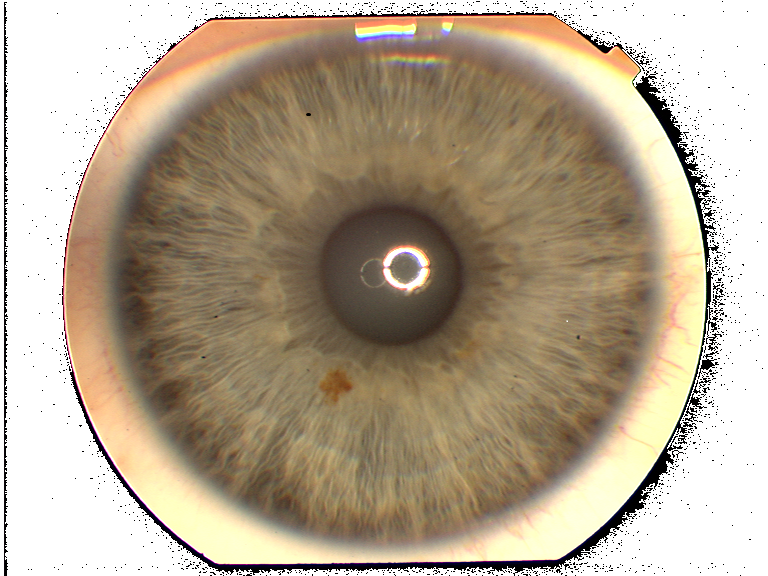
#> input picture TestAndMethods/Sharpness/test/027R_3.png, 768 x 576 px, found by its file name
$ python 'metodos novos.py'
#> lines starting #> are read from the running program, lines starting #| are printed output that depends on the picture; after the words box and inside, x2 and y2 are one past the last pixel; in counts of white or black regions, pixels touching at a corner belong together
import numpy as np
import cv2 as cv
from matplotlib import pyplot as plt
img = cv.imread('027R_3.png',0)
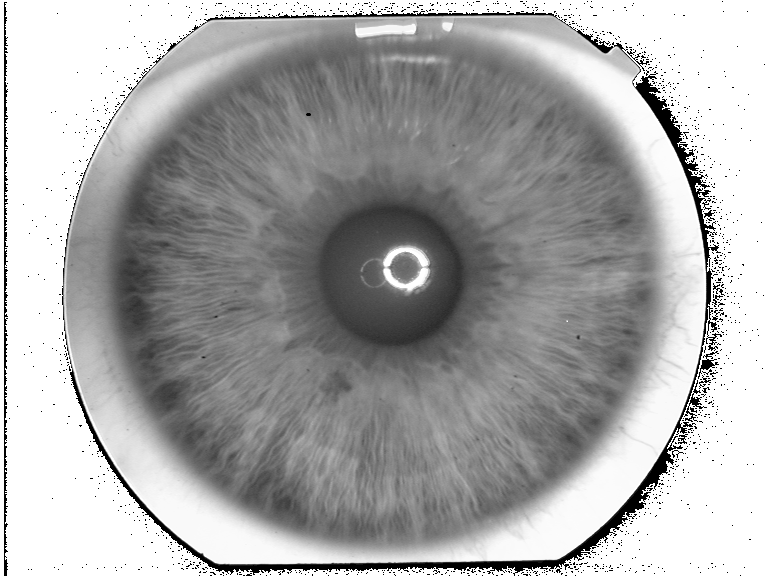
#> img: shape (576, 768); min 0, max 255, mean 168.8

sobelx = cv.Sobel(img, cv.CV_64F, 1, 0, ksize=5)
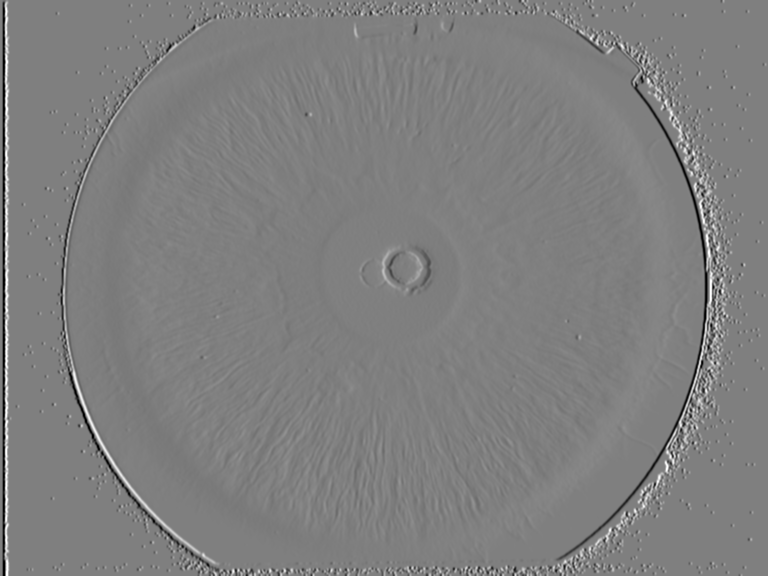
#> sobelx: shape (576, 768) float64; min -12240, max 12240, mean 0; drawn with min black and max white

sobely = cv.Sobel(img, cv.CV_64F, 0, 1, ksize=5)
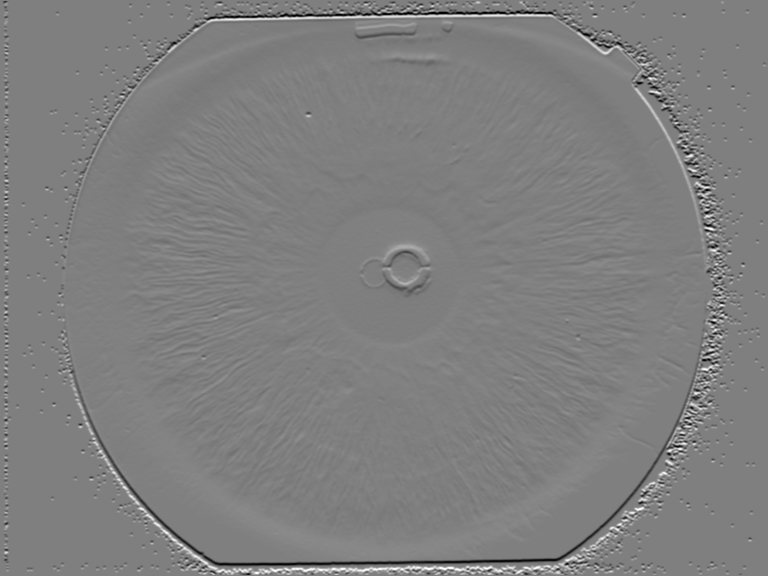
#> sobely: shape (576, 768) float64; min -12240, max 12240, mean -2.7; drawn with min black and max white

laplacian = cv.Laplacian(img, cv.CV_64F)
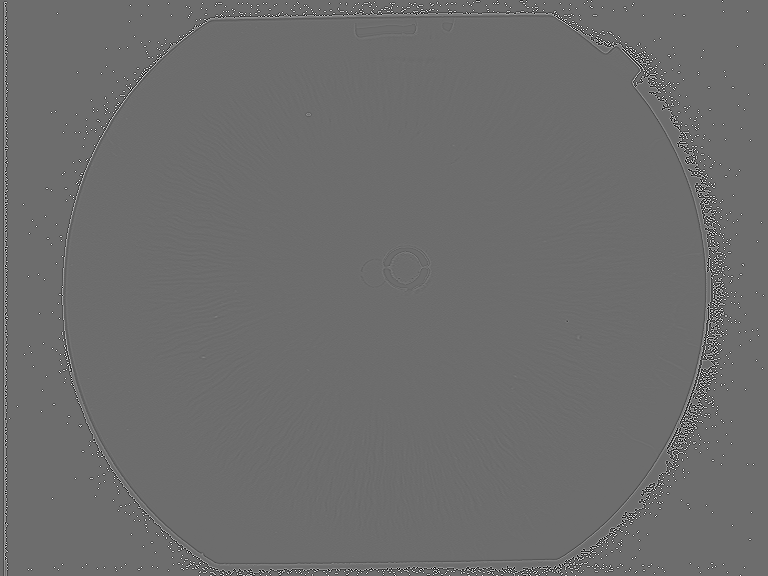
#> laplacian: shape (576, 768) float64; min -765, max 1020, mean 0; drawn with min black and max white

cv.imshow('sobelx', sobelx)
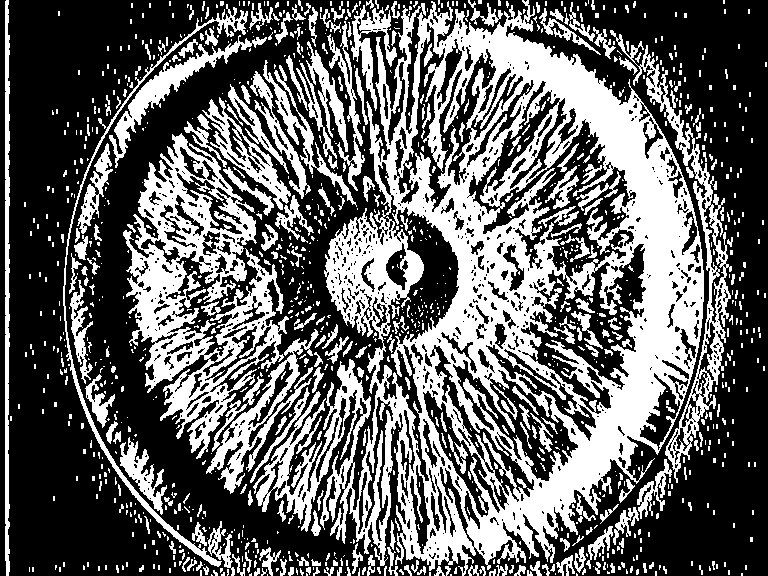
#> window 'sobelx': shape (576, 768); 39% white; 1222 white regions (941 under 20 px), largest, box (x1, y1, x2, y2) and area: (253, 0, 704, 576) 94777, (123, 133, 289, 459) 19729, (610, 30, 732, 483) 5606
cv.imshow('sobely', sobely)
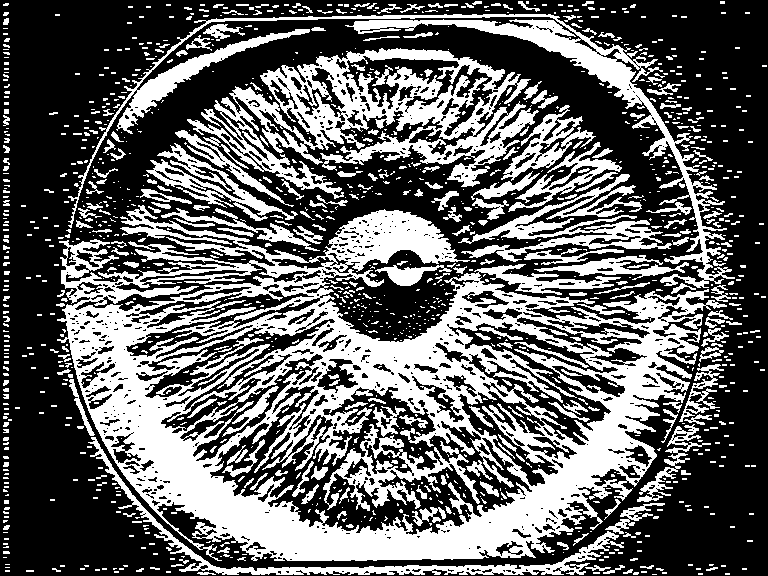
#> window 'sobely': shape (576, 768); 38.8% white; 1288 white regions (1003 under 20 px), largest, box (x1, y1, x2, y2) and area: (57, 205, 727, 561) 90756, (187, 48, 539, 199) 18701, (68, 14, 735, 288) 12926
#cv.imshow('laplacian', laplacian)

cv.waitKey(0)

$ run again, with TestAndMethods/Sharpness/test/016R_3.png copied over TestAndMethods/Sharpness/test/027R_3.png
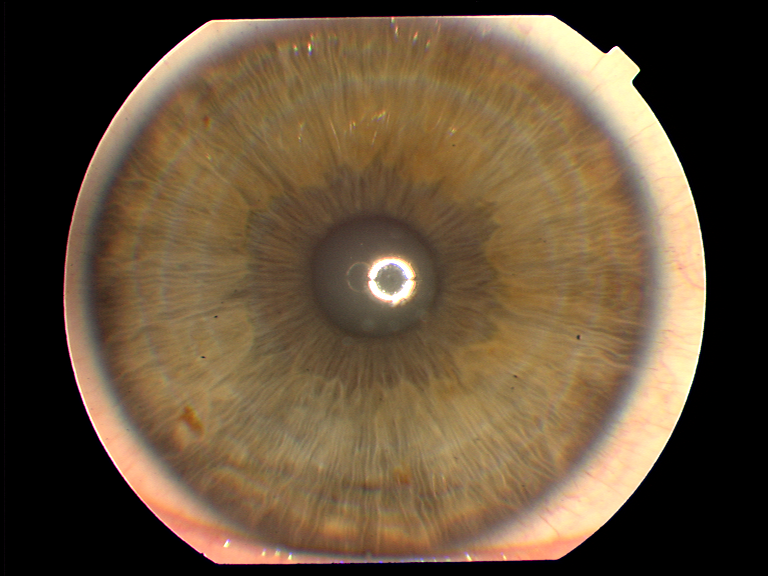
#> input picture TestAndMethods/Sharpness/test/016R_3.png, 768 x 576 px, found by its file name
#> `cv.imshow('sobelx', sobelx)`:
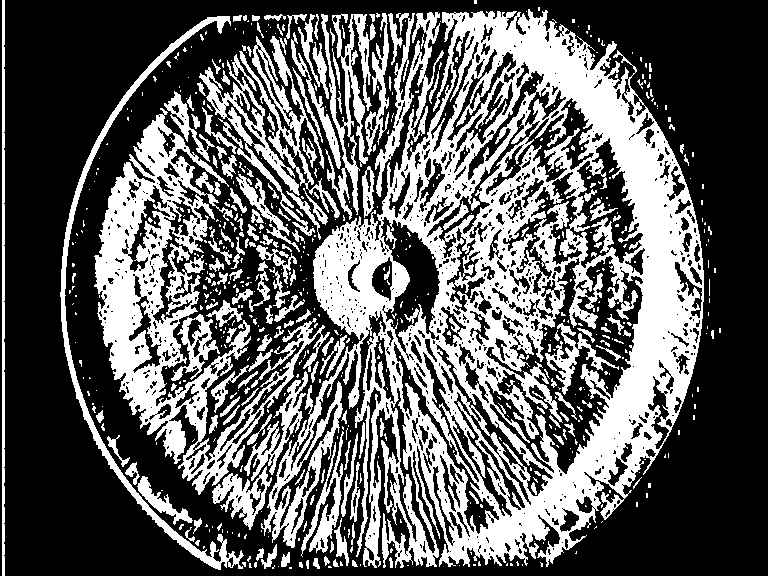
#> window 'sobelx': shape (576, 768); 37.4% white; 688 white regions (514 under 20 px), largest, box (x1, y1, x2, y2) and area: (261, 9, 704, 568) 99497, (94, 108, 330, 495) 23137, (60, 16, 244, 570) 4455
#> `cv.imshow('sobely', sobely)`:
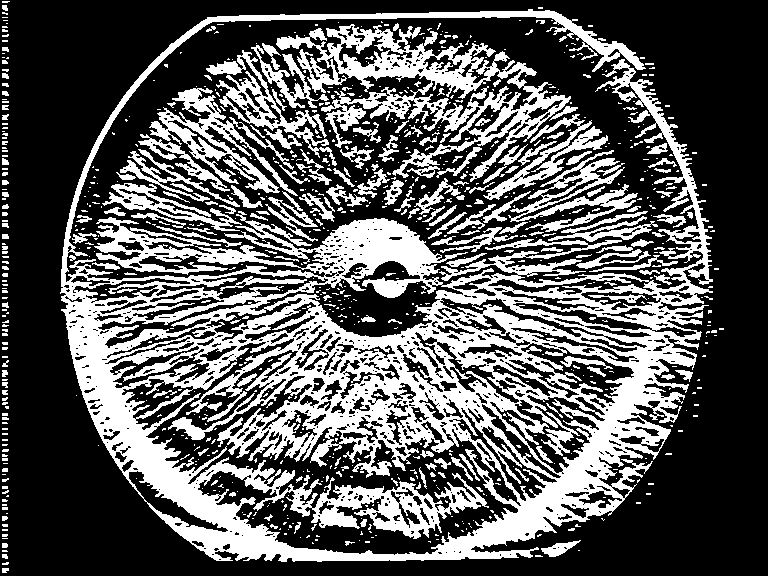
#> window 'sobely': shape (576, 768); 35% white; 896 white regions (708 under 20 px), largest, box (x1, y1, x2, y2) and area: (60, 9, 713, 562) 104536, (276, 24, 571, 182) 13169, (149, 88, 298, 196) 4091

$ run again, with TestAndMethods/Sharpness/test/019R_2.png copied over TestAndMethods/Sharpness/test/027R_3.png
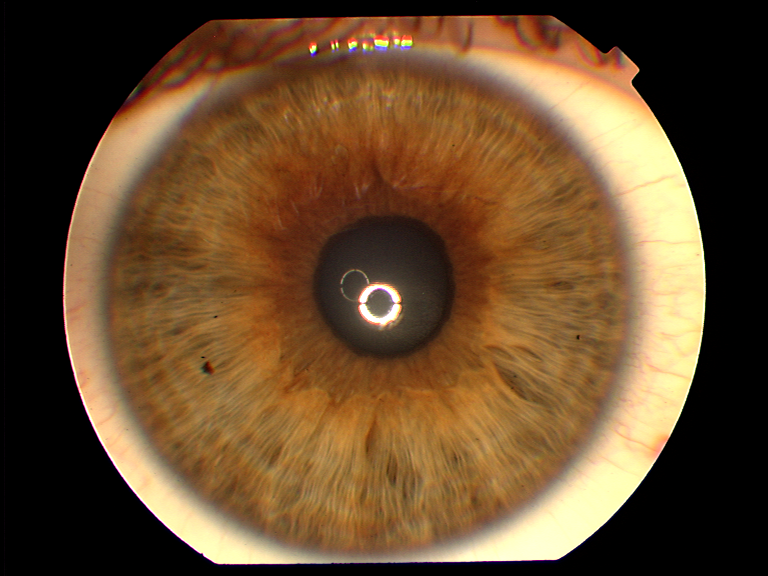
#> input picture TestAndMethods/Sharpness/test/019R_2.png, 768 x 576 px, found by its file name
#> `cv.imshow('sobelx', sobelx)`:
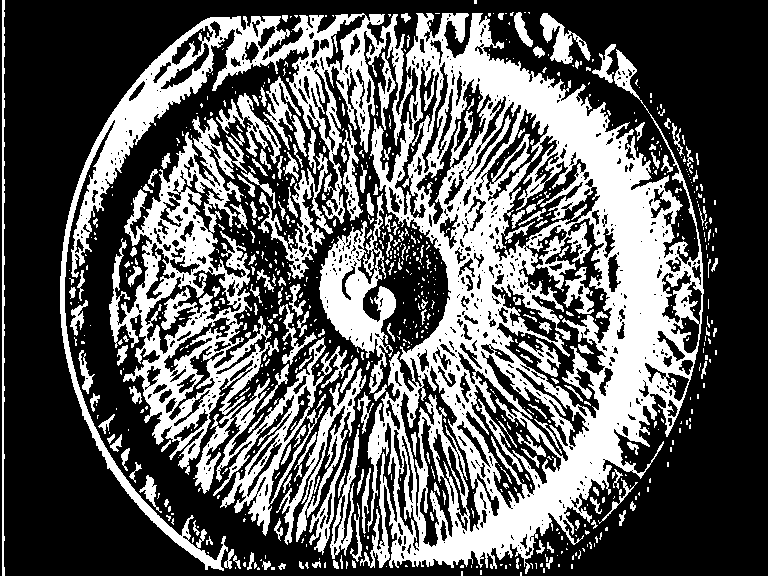
#> window 'sobelx': shape (576, 768); 36.5% white; 828 white regions (628 under 20 px), largest, box (x1, y1, x2, y2) and area: (360, 13, 704, 574) 79860, (60, 13, 413, 571) 21413, (109, 116, 279, 475) 19011
#> `cv.imshow('sobely', sobely)`:
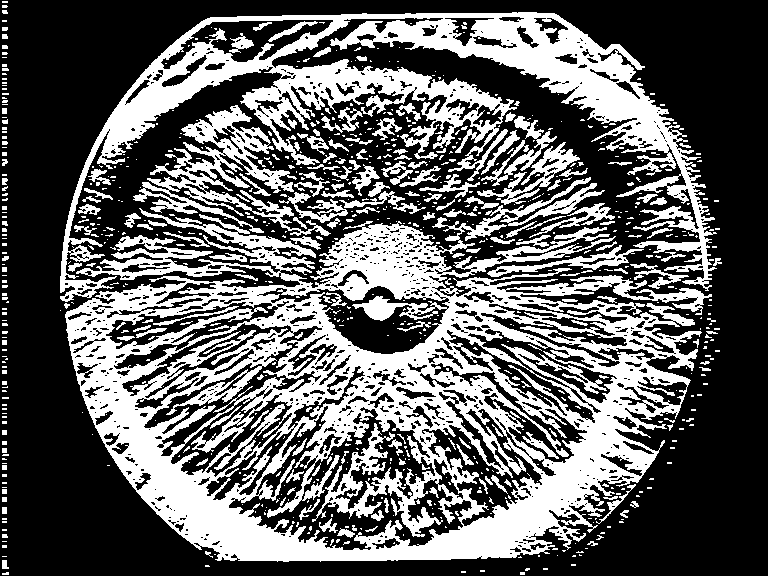
#> window 'sobely': shape (576, 768); 37.9% white; 811 white regions (618 under 20 px), largest, box (x1, y1, x2, y2) and area: (65, 177, 712, 562) 101260, (60, 12, 717, 302) 38124, (133, 105, 331, 236) 6626

$ run again, with TestAndMethods/Sharpness/test/029R_1.png copied over TestAndMethods/Sharpness/test/027R_3.png
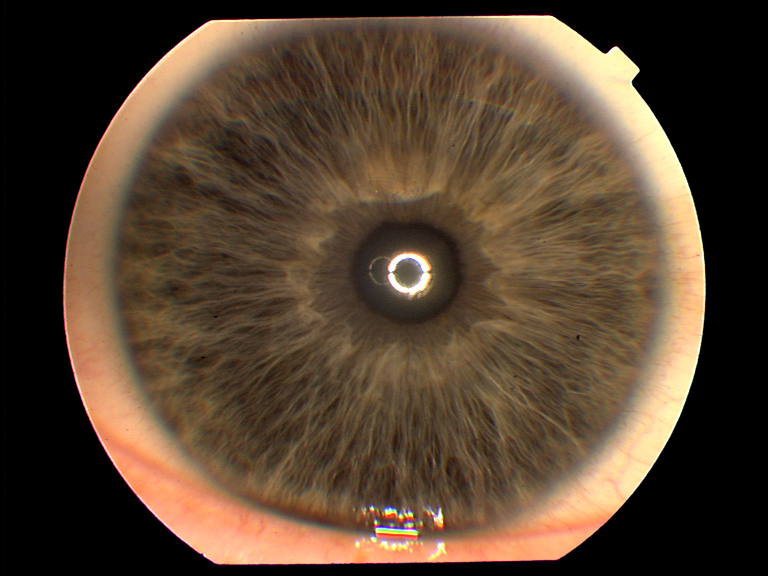
#> input picture TestAndMethods/Sharpness/test/029R_1.png, 768 x 576 px, found by its file name
#> `cv.imshow('sobelx', sobelx)`:
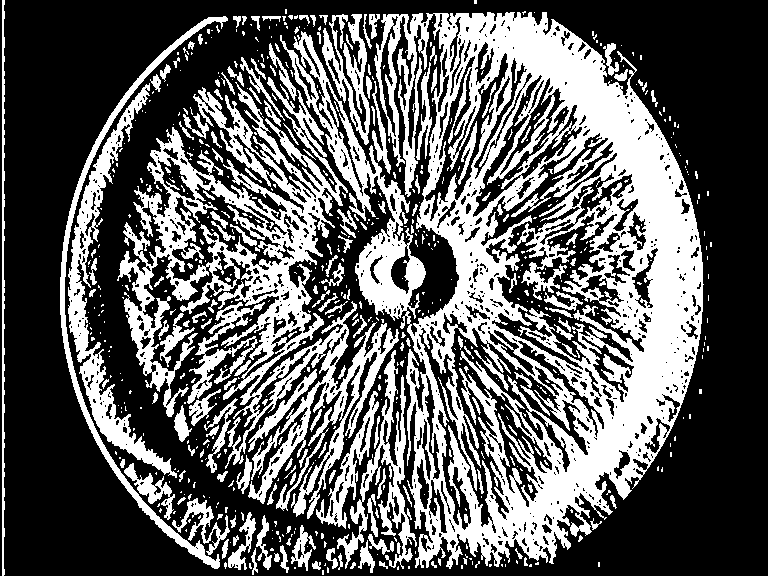
#> window 'sobelx': shape (576, 768); 37.1% white; 688 white regions (511 under 20 px), largest, box (x1, y1, x2, y2) and area: (280, 12, 704, 569) 91432, (117, 77, 399, 519) 31652, (68, 83, 177, 478) 6616
#> `cv.imshow('sobely', sobely)`:
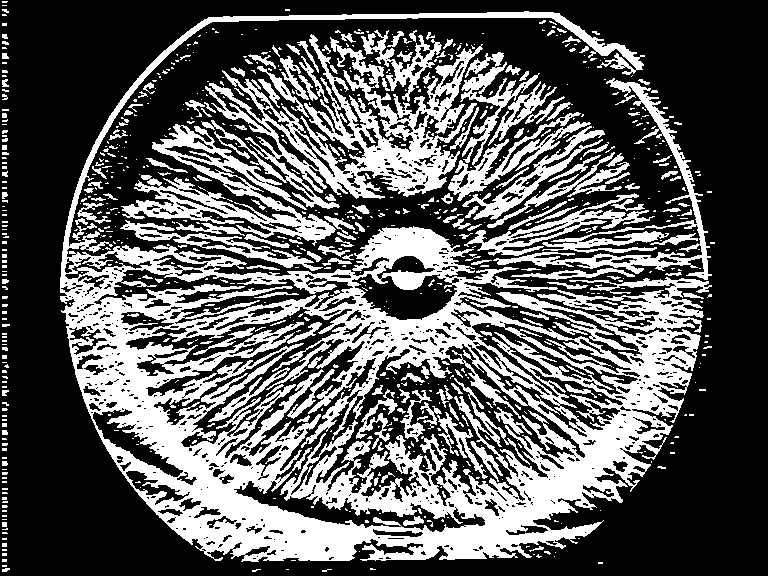
#> window 'sobely': shape (576, 768); 35.6% white; 816 white regions (627 under 20 px), largest, box (x1, y1, x2, y2) and area: (60, 11, 712, 562) 97450, (201, 34, 483, 209) 14743, (121, 124, 336, 246) 6832
